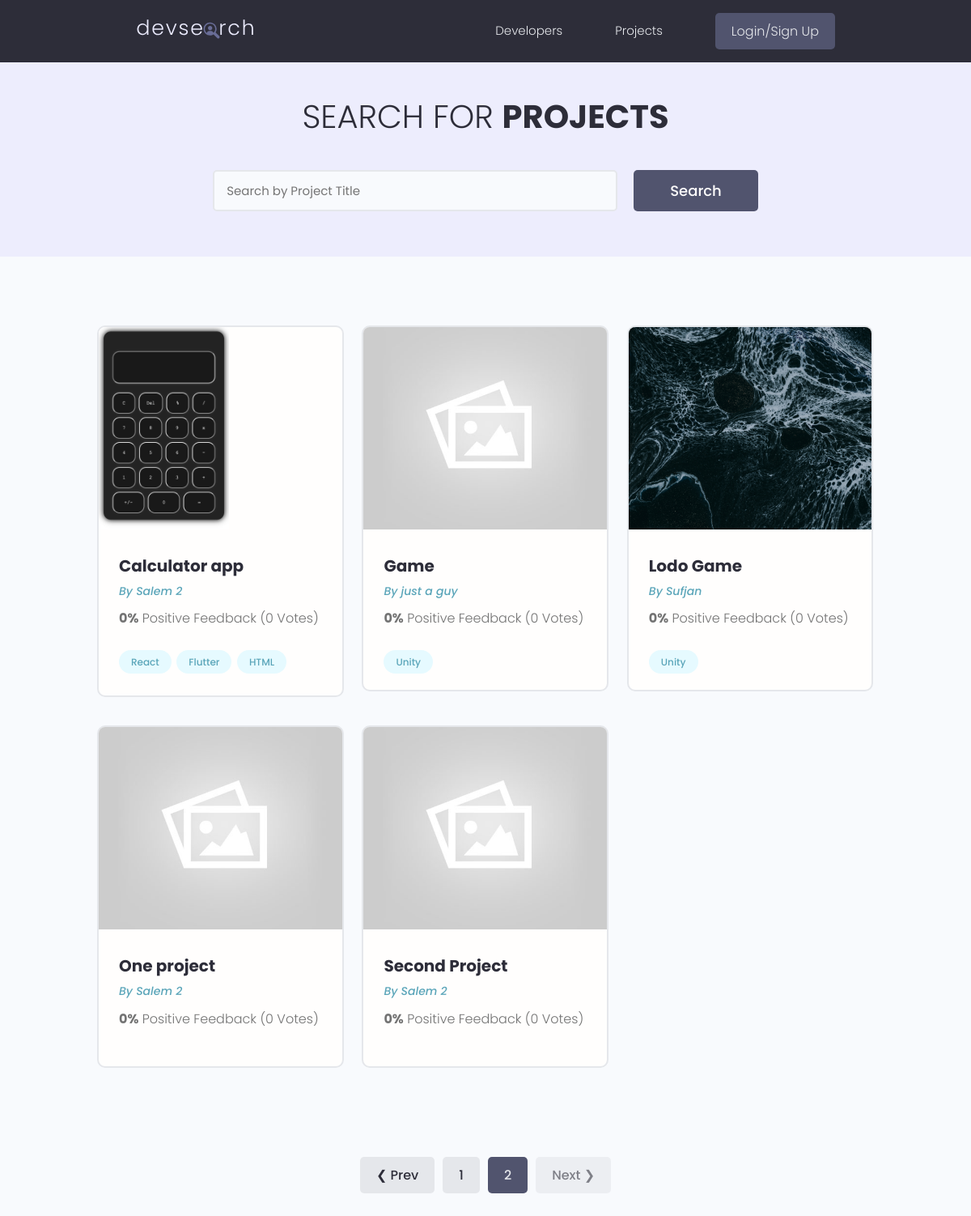
Screenshot of /projects/?page=2 with the database file from the repository.
### projects/models.py (models this page shows, shortened)
class Project(models.Model):
    owner = models.ForeignKey(Profile, null=True, blank=True, on_delete=models.CASCADE,)
    id = models.UUIDField(default=uuid.uuid4, unique=True, editable=False, primary_key=True)
    title = models.CharField(max_length=200)
    description = models.TextField(null=True, blank=True)
    demo_link = models.CharField(null=True, blank=True, max_length=2000)
    source_link = models.CharField(null=True, blank=True, max_length=2000)
    created_at = models.DateTimeField(auto_now_add=True)
    tags = models.ManyToManyField('Tag', blank=True)
    total_votes = models.IntegerField(default=0, null=True, blank=True)
    vote_ration = models.IntegerField(default=0, null=True, blank=True)
    image = models.ImageField(null=True, blank=True,default='default.jpg')
    class Meta:
        ordering = ['-vote_ration','-total_votes','title']
    @property
    def imageUrl(self):
        try:
            url = self.image.url
        except:
            url = ""
        return url

class Tag(models.Model):
    name = models.CharField(max_length=200)
    id = models.UUIDField(default=uuid.uuid4, unique=True, editable=False, primary_key=True)
    created_at = models.DateField(auto_now_add=True)
    def __str__(self):
        return self.name

### users/models.py (models this page shows, shortened)
class Profile(models.Model):
    user = models.OneToOneField(User, on_delete=models.CASCADE)
    id = models.UUIDField(primary_key=True, editable=False, unique=True, default=uuid.uuid4)
    created_at = models.DateTimeField(auto_now_add=True)
    name = models.CharField(max_length=200, blank=True, null=True)
    username = models.CharField(max_length=200, blank=True, null=True)
    email = models.EmailField(max_length=200, blank=True, null=True)
    bio = models.TextField(blank=True, null=True)
    intro = models.CharField(max_length=200, blank=True, null=True)
    github_link = models.CharField(max_length=500, blank=True, null=True)
    website_link = models.CharField(max_length=500, blank=True, null=True)
    twitter_link = models.CharField(max_length=500, blank=True,null= True)
    image = models.ImageField(upload_to='profiles/', default='profiles/user-default.png')
    class Meta:
        ordering = ['created_at']

### projects/views.py (the view)
# urls.py: path('projects/', views.getProjects),
def projects(request):
    projects, search_query = searchProjects(request)
    custom_range, projects = paginateProjects(request, projects, 6)
    context = {'projects':projects, 'search_query':search_query,'custom_range':custom_range }
    return render(request, 'projects/projects.html', context)

### projects/utils.py (called while the page is built)
def searchProjects(request):
    search_query = ''
    get_query =request.GET.get('search_query')
    if get_query:
        search_query = get_query
    tags = Tag.objects.filter(name__icontains=search_query)
    projects = Project.objects.distinct().filter(
        Q(title__icontains=search_query) |
        Q(description__icontains=search_query) |
        Q(tags__in=tags)
        )
    return projects, search_query

def paginateProjects(request, projects, count):
    projectsCount = count
    page = request.GET.get('page')
    paginator =Paginator(projects,projectsCount)
    try:
        projects = paginator.page(page)
    except EmptyPage:
        page = paginator.num_pages
        projects = paginator.page(page)
    except PageNotAnInteger:
        projects = paginator.page(1)
    if page == None:
        page = 1
    leftIndex = int(page) -4
    if leftIndex < 1:
        leftIndex = 1
    rightIndex = int(page)+5
    if rightIndex > paginator.num_pages:
        rightIndex = paginator.num_pages +1
    custom_range = range(leftIndex, rightIndex,)
    return custom_range, projects

### projects/templates/projects/projects.html (shortened to what this page needs)
{% extends 'main.html'%}
{% load static %}
{% block content %}
 <main class="projects">
    <section class="hero-section text-center">
      <div class="container container--narrow">
        <div class="hero-section__box">
          <h2>Search for <span>Projects</span></h2>
        </div>
        <div class="hero-section__search">
          <form id="searchForm" class="form" action="" method="get">
            <div class="form__field">
              <input class="input input--text" id="formInput#search" type="text" name="search_query"
               value ="{{search_query}}" placeholder="Search by Project Title" />
            </div>
            <input class="btn btn--sub btn--lg" type="submit" value="Search" />
          </form>
        </div>
      </div>
    </section>
    <section class="projectsList">
      <div class="container">
        <div class="grid grid--three">
          {% for project in projects %}
          <div class="column">
            <div class="card project">
              <a href="{% url 'project' project.id %}" class="project">
                <img class="project__thumbnail" src="{{project.imageUrl}}" alt="project thumbnail" />
                <div class="card__body">
                  <h3 class="project__title">{{project.title}}</h3>
                  <p><a class="project__author" href="{% url 'user-profile' project.owner.id %}">By
                    {{project.owner.name}}</a>
                  </p>
                  <p class="project--rating">
                    <span style="font-weight: bold;">{{project.vote_ration}}%</span> Positive
                    Feedback ({{project.total_votes}} Vote{{project.total_votes | pluralize:'s'}})
                  </p>
                  <div class="project__tags">
                    {% for tag in project.tags.all%}
                    <span class="tag tag--pill tag--main">
                      <small>{{tag}}</small>
                    </span>
                    {% endfor %}
                  </div>
                </div>
              </a>
            </div>
          </div>
          {% endfor %}
      </div>
    </section>
    {% include 'pagination.html' with queryset=projects custom_range=custom_range %}
  </main>
{% endblock content %}

### static/styles/app.css (style rules this page uses)
:root { --color-sub: #2d2d39; }
.btn--sub { background-color: var(--color-sub-light); }
.card { border: 2px solid var(--color-light); }
img { width: 100%; }
.hero-section { height: 40vh; display: flex; align-items: center; background-color: var(--color-sub); }
.hero-section__box { margin-bottom: 4rem; }
.hero-section__box > h2, .hero-section__box > h2 > span { font-size: 4rem; color: var(--color-light); line-height: 1.3; text-transform: uppercase; }
.hero-section__box > h2 { font-weight: 300; }
.hero-section__box > h2 > span { font-weight: 700; }
.hero-section__search > .form { display: flex; align-items: center; justify-content: center; gap: 2rem; }
.hero-section__search > .form input.input--text { width: 50rem; }
.project__author { font-size: 1.4rem; font-style: italic; }
.project--rating { margin-bottom: 1.6em; margin-top: .5em; }
.projects > .hero-section { background: var(--color-sub-lighter); height: 30vh; }
.projects .hero-section__box { margin-bottom: 2.5rem; }
.projects .hero-section__box > h2 { color: var(--color-sub); }
.projects .hero-section__box > h2 > span { font-weight: 700; color: var(--color-sub); }
.projectsList { margin-top: 8rem; }
.project__thumbnail { height: 25rem; object-fit: cover; object-position: top center; }
.project__title { font-size: 2rem; font-weight: 700; color: var(--color-sub); }

### static/uikit/styles/modules/_variables.css (style rules this page uses)
:root { --color-main: #5aa5b9; --color-main-light: #e6faff; --color-sub: #3f4156; --color-sub-light: #51546e; --color-sub-lighter: #ededfd; --color-text: #737373; --color-gray: #8b8b8b; --color-light: #e5e7eb; --color-light-gray: #767676; --color-bg: #f8fafd; --color-white: #fffefd; --color-white-light: #f3f3f3; --color-success: #359e64; --color-success-bg: #def8e8; --color-error: #fc4b0b; --color-error-bg: #fff2ee; --font-base: 'Poppins', arial, helvetica, 'Segoe UI', roboto, ubuntu, sans-serif; --font-monospace: 'Fira Code', 'Courier New', courier, monospace; --font-regular: 300; --font-medium: 500; --font-bold: 700; --generic-shadow: 1px 1px 5px #00000010; --generic-transition: all 0.3s ease-in-out; }

### static/uikit/styles/modules/_base.css (style rules this page uses)
* { margin: 0; padding: 0; box-sizing: border-box; text-rendering: optimizeLegibility; color: inherit; font-size: inherit; }
html { font-size: 50%; }
@media only screen and (min-width: 480px) { html { font-size: 56.25%; } }
@media only screen and (min-width: 1200px) { html { font-size: 62.5%; } }
body { line-height: 1.6; font-weight: 400; font-size: 1.5rem; color: var(--color-text); background-color: var(--color-bg); min-height: 100vh; }

### static/uikit/styles/modules/_typography.css (style rules this page uses)
* { font-family: var(--font-base); }
h2 { font-size: 3.6rem; font-weight: var(--font-bold); }
h3 { font-size: 3.2rem; font-weight: var(--font-medium); }
p, span, strong { font-size: 1.6rem; color: var(--color-text); font-weight: var(--font-regular); }
a { padding-bottom: 2px; text-decoration: none; display: inline-block; color: var(--color-main); font-weight: var(--font-medium); }

### static/uikit/styles/modules/_utilities.css (style rules this page uses)
.container { width: 92%; max-width: 165rem; margin: 0 auto; box-sizing: border-box; }
.container--narrow { width: 92%; max-width: 120rem; }
@media screen and (min-width: 1000px) { .container { width: 90%; } }
@media screen and (min-width: 1000px) { .container--narrow { width: 85%; } }
@media screen and (min-width: 1200px) { .container { width: 80%; } }
@media screen and (min-width: 1200px) { .container--narrow { width: 72%; } }
.text-center { text-align: center; }

### static/uikit/styles/modules/_button.css (style rules this page uses)
.btn { display: inline-block; position: relative; cursor: pointer; background-color: var(--color-light); font-weight: var(--font-medium); color: var(--color-sub); text-decoration: none; padding: 1rem 2rem; border-radius: 0.5rem; border: none; width: -webkit-fit-content; width: -moz-fit-content; width: fit-content; height: -webkit-fit-content; height: -moz-fit-content; height: fit-content; font-size: 1.6rem; outline-width: 0; outline-color: transparent; -webkit-backface-visibility: hidden; backface-visibility: hidden; transition: all 0.3s ease-in-out; }
.btn--sub { background-color: var(--color-sub); color: var(--color-white); }
.btn--lg { font-size: 1.8rem; padding: 1.2rem 4.5rem; }

### static/uikit/styles/modules/_card.css (style rules this page uses)
.card { border-radius: 1rem; background-color: var(--color-white); border: 1.5px solid var(--color-light); width: auto; height: auto; margin-top: 0.5rem; margin-bottom: 0.5rem; overflow: hidden; }
.card__body, .card__header { padding: 2rem 2.5rem; }

### rows the page displays
Project: imageUrl (picture), title "Calculator app", owner.name "Salem 2", vote_ration "0", total_votes "0", total_votes|pluralize "s"
Tag: name "React"
Tag: name "Flutter"
Tag: name "HTML"
Project: imageUrl (placeholder picture), title "Game", owner.name "just a guy", vote_ration "0", total_votes "0", total_votes|pluralize "s"
Tag: name "Unity"
Project: imageUrl (picture), title "Lodo Game", owner.name "Sufjan", vote_ration "0", total_votes "0", total_votes|pluralize "s"
Project: imageUrl (placeholder picture), title "One project", owner.name "Salem 2", vote_ration "0", total_votes "0", total_votes|pluralize "s"
Project: imageUrl (placeholder picture), title "Second Project", owner.name "Salem 2", vote_ration "0", total_votes "0", total_votes|pluralize "s"

### other values shown
{{ page }} "1"
{{ page }} "2"
